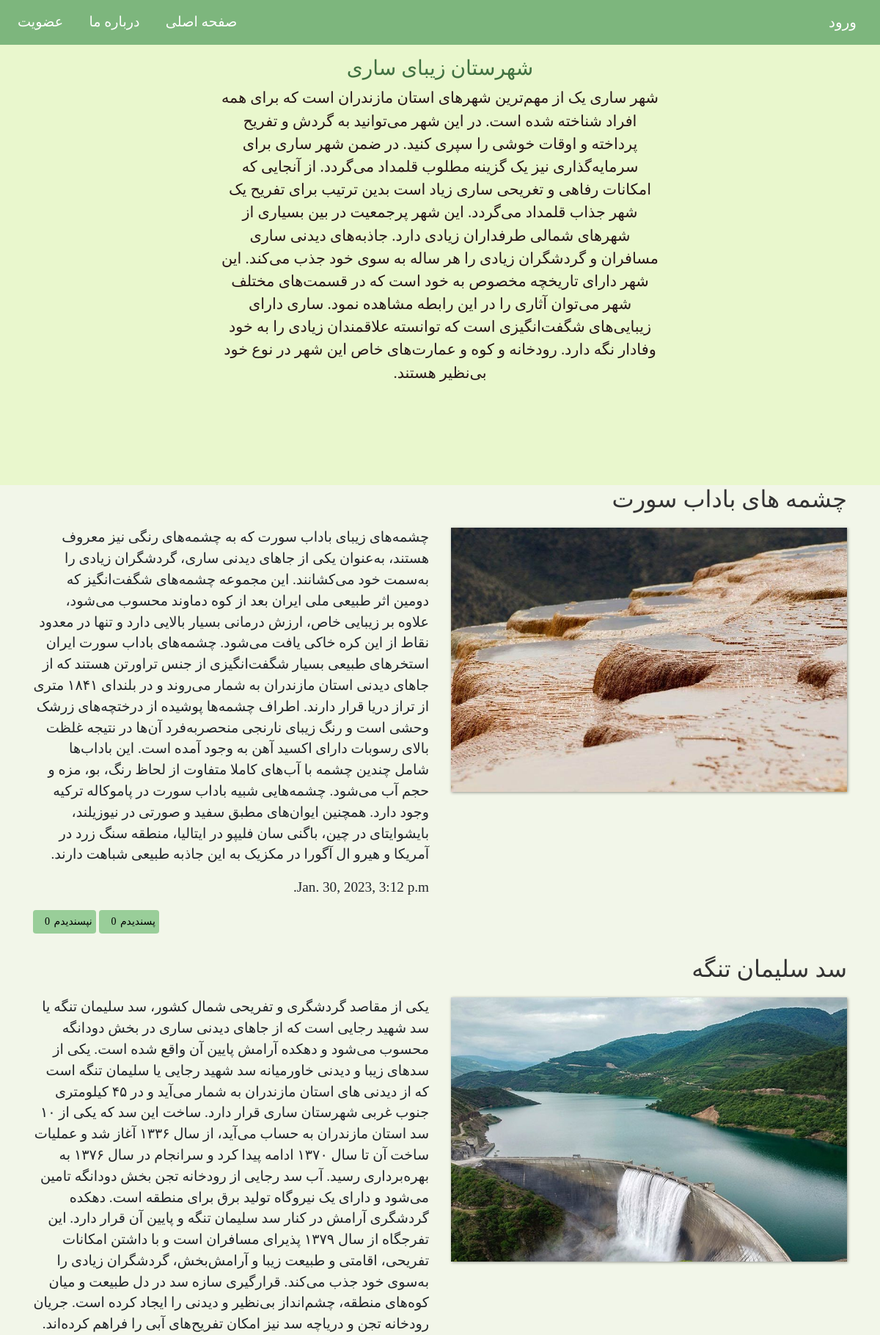
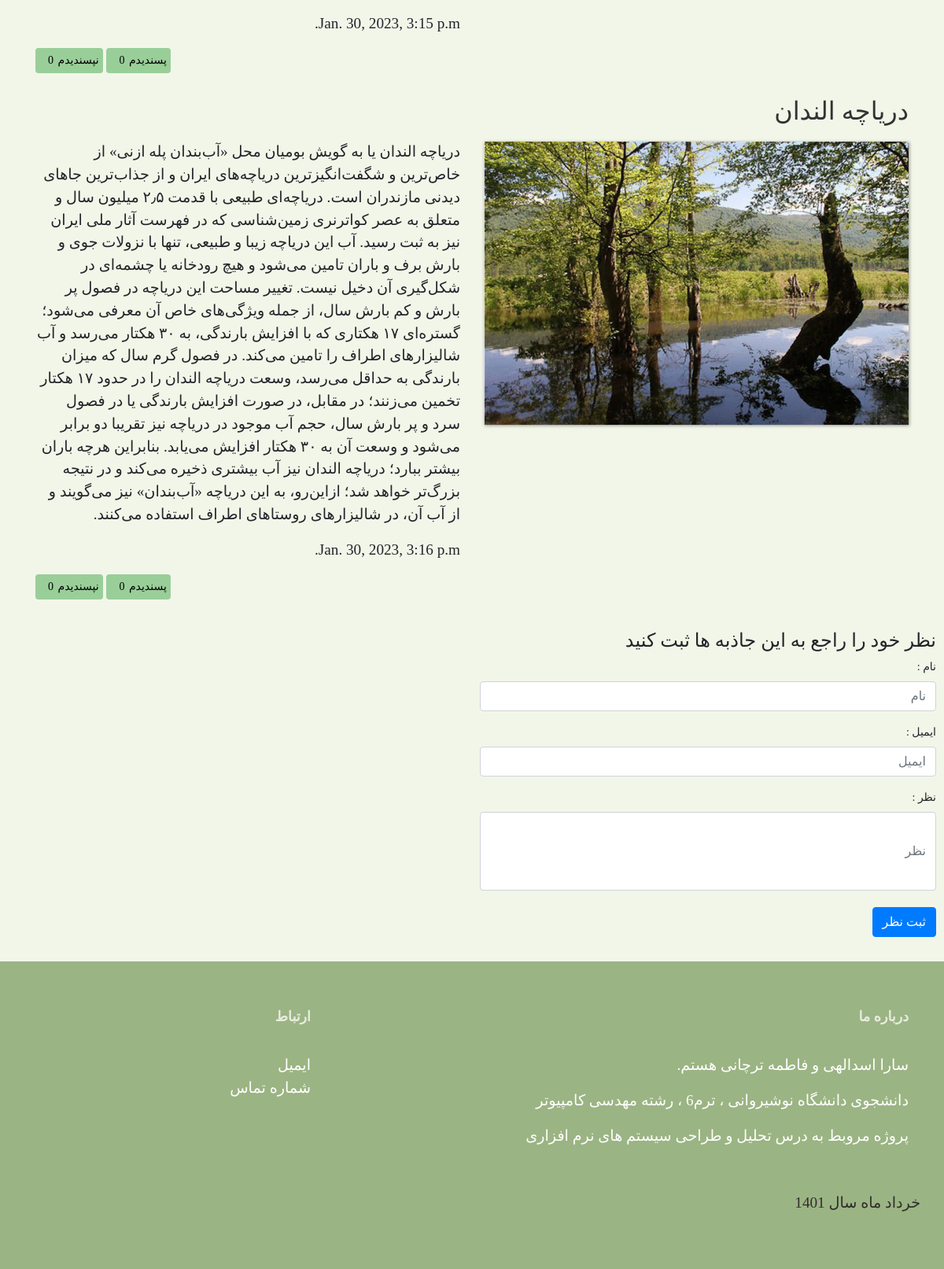
Page /articles3/ on the committed database (2 pictures, top to bottom).
### articles3/models.py (models this page shows, shortened)
class Article3(models.Model):
    title = models.CharField(max_length=100)
    slug = models.SlugField()
    body = models.TextField()
    date = models.DateTimeField(auto_now_add = True)
    image = models.ImageField(default='default.jpg',blank=True)
    def snippet(self):
        return self.body

### articles3/views.py (the view)
# urls.py: path('' , views.articles_list, name="list"),
def articles_list(request):
    articles = models.Article3.objects.all().order_by('date')
    args = {'articles3':articles}
    return render(request, 'articles3/sari.html' , args)

### articles3/templates/articles3/sari.html (shortened to what this page needs)
{% load static %}
<!DOCTYPE html>
<html lang="en">
    <head>
        <link rel="stylesheet" href="https://cdn.jsdelivr.net/npm/bootstrap@4.5.3/dist/css/bootstrap.min.css">
        <link rel="stylesheet" type="text/css" href="{% static 'style.css' %}">
	</head>
    <body>
        <nav class="navbar navbar-expand-md">
            <a class="navbar-brand" href="{%url 'accounts:login'%}" target="_blank">ورود</a>
            <div class="collapse navbar-collapse" id="main-navigation">
                <ul class="navbar-nav">
                    <li class="nav-item">
                        <a class="nav-link" href="{%url 'home'%}" target="_blank">صفحه اصلی</a>
                    </li>
                    <li class="nav-item">
                        <a class="nav-link" href="#A1">درباره ما</a>
                    </li>
                    <li class="nav-item">
                        <a class="nav-link" href="{%url 'accounts:signup'%}" target="_blank">عضویت</a>
                    </li>
                </ul>
            </div>
        </nav>
        <header class="page-header header container-fluid">
            <div class="description">
                <h3>شهرستان زیبای ساری</h3>
                <p>شهر ساری یک از مهم‌ترین شهرهای استان مازندران است که برای همه افراد شناخته شده است. در این شهر می‌توانید به گردش و تفریح پرداخته و اوقات خوشی را سپری کنید. در ضمن شهر ساری برای سرمایه‌گذاری نیز یک گزینه مطلوب قلمداد می‌گردد. از آنجایی که امکانات رفاهی و تغریحی ساری زیاد است بدین ترتیب برای تفریح یک شهر جذاب قلمداد می‌گردد. این شهر پرجمعیت در بین بسیاری از شهرهای شمالی طرفداران زیادی دارد.
                    جاذبه‌های دیدنی ساری مسافران و گردشگران زیادی را هر ساله به سوی خود جذب می‌کند. این شهر دارای تاریخچه مخصوص به خود است که در قسمت‌های مختلف شهر می‌توان آثاری را در این رابطه مشاهده نمود. ساری دارای زیبایی‌های شگفت‌انگیزی است که توانسته علاقمندان زیادی را به خود وفادار نگه دارد. رودخانه و کوه و عمارت‌های خاص این شهر در نوع خود بی‌نظیر هستند.
                </p>
            </div>
        </header>
        {% for article in articles3 %}
        <div class="container featuresamol">
            <div class="row">
                <div class="col-lg-6 col-md-6 col-sm-12">
                    <h3 class="featureamol-title">{{article.title}}</h3>
                    <img src="{{article.image.url}}" class="img-fluid">
                </div>
                <div class="col-lg-6 col-md-6 col-sm-12">
                    <br>
                    <br>
                    <p>{{article.snippet}}</p>
                    <p>{{article.date}}</p>
                </div>
            </div>
        </div>
        <div class="container">
            <a class="like">
                پسندیدم <input class="qty1" name="qty1" readonly="readonly" type="text" value="0" />
            </a>
            <a class="dislike">
                نپسندیدم <input class="qty2"  name="qty2" readonly="readonly" type="text" value="0" />
            </a>
        </div><br>
        {% endfor %}
        <div class="forms">
            <h4>نظر خود را راجع به این جاذبه ها ثبت کنید</h4>
            <form>
                <div class="form-group">
                  <label for="uname">نام :</label>
                  <input type="text" class="form-control" id="uname" placeholder="نام">
                </div>
                <div class="form-group">
                  <label for="exampleInputEmail1">ایمیل :</label>
                  <input type="email" class="form-control" id="exampleInputEmail1" placeholder="ایمیل">
                </div>
                <div class="nform-group">
                    <label for="uname">نظر :</label>
                    <input type="text" class="form-control" id="uname" placeholder="نظر">
                </div>
                <br>
                <button type="submit" class="btn btn-primary">ثبت نظر</button>
              </form><br>
        </div>
        <footer class="page-footer">
            <div class="container">
                <div class="row">
                    <div class="col-lg-8 col-md-8 col-sm-12">
                        <h6 class="text-uppercase font-weight-bold">درباره ما</h6><br>
                        <p id="A1">سارا اسدالهی  و فاطمه ترچانی هستم.</p>
                        <p>دانشجوی دانشگاه نوشیروانی ، ترم6 ، رشته مهدسی کامپیوتر</p>
                        <p>پروژه مروبط به درس تحلیل و طراحی سیستم های نرم افزاری</p>
                </div>
                <div class="col-lg-4 col-md-4 col-sm-12">
                    <h6 class="text-uppercase font-weight-bold">ارتباط</h6>
                    <p>
                    <br><a href="mailto:sara.jkm81@gmail.com?subject=Hello" target="_blank">ایمیل</a>
                    <br/><a href="tel:+123456789">شماره تماس</a>
                    <br/></p>
                </div>
            <div>
            <div class="footer-copyright text-center">خرداد ماه سال 1401</div>
        </footer>
    </body>
</html>

### asserts/style.css (style rules this page uses)
body { font-family: myFirstFon; font-size: larger; padding: 0; margin: 0; background: #f2f6e9; direction: rtl; }
.navbar { background:rgb(125, 182, 125); }
.nav-link, .navbar-brand { color: #fff; cursor: pointer; }
.nav-link { margin-right: 1em !important; }
.navbar-collapse { justify-content: flex-end; }
.header { background-color: #e9f7cd; background-size: cover; background-position: center; position: relative; height: 600px; }
.description { left: 50%; position: absolute; top: 45%; transform: translate(-50%, -55%); text-align: center; }
.description h3 { color: rgb(65, 112, 65); }
.description p { color: rgb(39, 23, 23); font-size: 1.3rem; line-height: 1.5; }
.featuresamol { text-align: right; }
.featureamol-title { color: #333; font-size: 2rem; font-weight: 500; margin-bottom: 20px; margin-left: 200px; }
.featuresamol img { box-shadow: 1px 1px 4px rgba(0, 0, 0, 0.4); margin-bottom: 16px; }
.page-footer { background-color: rgb(155, 180, 131); color: #fff; padding: 60px 0 30px; text-align: right; }
.page-footer h6 { color: #e8ece0; font-size: 1.1rem; }
.footer-copyright { color: rgb(49, 44, 44); padding: 40px 0; }
.page-footer a { color: #fff; }
.like, .dislike { color:#000; display: inline-block; margin-bottom: 0; font-weight: normal; text-align: center; vertical-align: middle; cursor: pointer; background: rgb(153, 206, 153); border: 1px solid transparent; white-space: nowrap; padding: 4px 4px; font-size: 14px; line-height: 1.428571429; border-radius: 4px; }
.qty1, .qty2 { border: none; width:20px; background: transparent; }
.forms { margin : 10px; background-position: center; position:relative; font-size: 14px; border-radius: 10px; text-align: right; padding-left: 50%; }
.nform-group input { height: 100px; }

### rows in the picture
Article3: title "چشمه ‌های باداب سورت", image (picture), snippet "چشمه‌های زیبای باداب سورت که به چشمه‌های رنگی نیز معروف هستند، به‌عنوان یکی از جاهای دیدنی ساری، گردشگران زیادی را به‌سمت خود می‌کشانند. این مجموعه‌ چشمه‌های شگفت‌انگیز که دومین اثر طبیعی ملی ایران بعد از کوه دماوند محسوب می‌شود، علاوه‌ بر زیبایی خاص، ارزش درمانی بسیار بالایی دارد و تنها در معدود نقاط از این کره‌ خاکی یافت می‌شود. چشمه‌های باداب سورت ایران استخر‌های طبیعی بسیار شگفت‌انگیزی از جنس تراورتن هستند که از جاهای دیدنی استان مازندران به شمار می‌روند و در بلندای ۱۸۴۱ متری از تراز دریا قرار دارند. اطراف چشمه‌ها پوشیده از درختچه‌های زرشک وحشی است و رنگ زیبای نارنجی‌ منحصر‌به‌فرد آن‌ها در نتیجه‌ غلظت بالای رسوبات دارای اکسید آهن به وجود آمده است. این باداب‌ها شامل چندین چشمه با آب‌های…", date "Jan. 30, 2023, 3:12 p.m."
Article3: title "سد سلیمان تنگه", image (picture), snippet "یکی از مقاصد گردشگری و تفریحی شمال کشور، سد سلیمان تنگه یا سد شهید رجایی است که از جاهای دیدنی ساری در بخش دودانگه‌ محسوب می‌شود و دهکده آرامش پایین آن واقع شده است. یکی از سدهای زیبا و دیدنی خاورمیانه سد شهید رجایی یا سلیمان تنگه است که از دیدنی‌ های استان مازندران به شمار می‌آید و در ۴۵ کیلومتری جنوب غربی شهرستان ساری قرار دارد. ساخت این سد که یکی از ۱۰ سد استان مازندران به حساب می‌آید، از سال ۱۳۳۶ آغاز شد و عملیات ساخت آن تا سال ۱۳۷۰ ادامه پیدا کرد و سرانجام در سال ۱۳۷۶ به بهره‌برداری رسید. آب سد رجایی از رودخانه‌ تجن بخش دودانگه‌ تامین می‌شود و دارای یک نیروگاه تولید برق برای منطقه است. دهکده‌ گردشگری آرامش در کنار سد سلیمان تنگه و پایین آن قرار دارد. این تفرجگاه از سال ۱۳۷۹ پذیرای…", date "Jan. 30, 2023, 3:15 p.m."
Article3: title "دریاچه الندان", image (picture), snippet "دریاچه الندان یا به گویش بومیان محل «آب‌بندان پله ازنی» از خاص‌ترین و شگفت‌انگیزترین دریاچه‌های ایران و از جذاب‌ترین جاهای دیدنی‌ مازندران است. دریاچه‌ای طبیعی با قدمت ۲٫۵ میلیون سال و متعلق به عصر کواترنری زمین‌شناسی که در فهرست آثار ملی ایران نیز به ثبت رسید. آب این دریاچه زیبا و طبیعی،‌ تنها با نزولات جوی و بارش برف و باران تامین می‌شود و هیچ رودخانه یا چشمه‌ای در شکل‌گیری آن دخیل نیست. تغییر مساحت این دریاچه در فصول پر بارش و کم‌ بارش سال،‌ از جمله ویژگی‌های خاص آن معرفی می‌شود؛ گستره‌ای ۱۷ هکتاری که با افزایش بارندگی، به ۳۰ هکتار می‌رسد و آب شالیزارهای اطراف را تامین می‌کند. در فصول گرم سال که میزان بارندگی به حداقل می‌رسد، وسعت دریاچه الندان را در حدود ۱۷ هکتار تخمین می‌زنند؛ در…", date "Jan. 30, 2023, 3:16 p.m."
